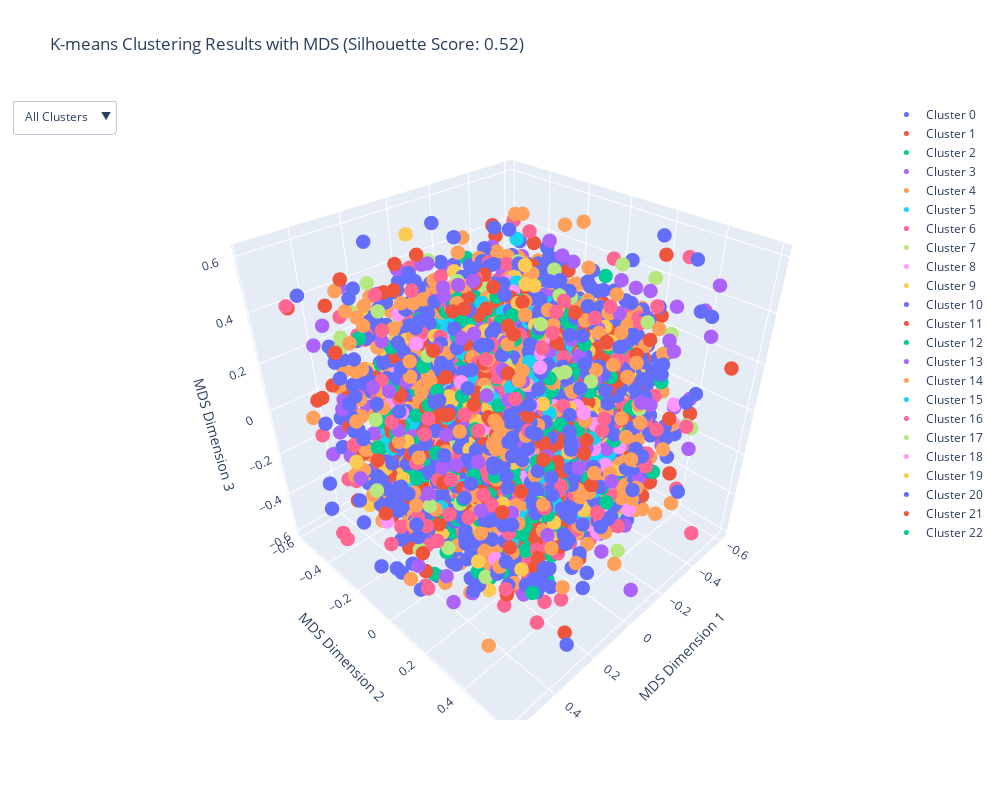
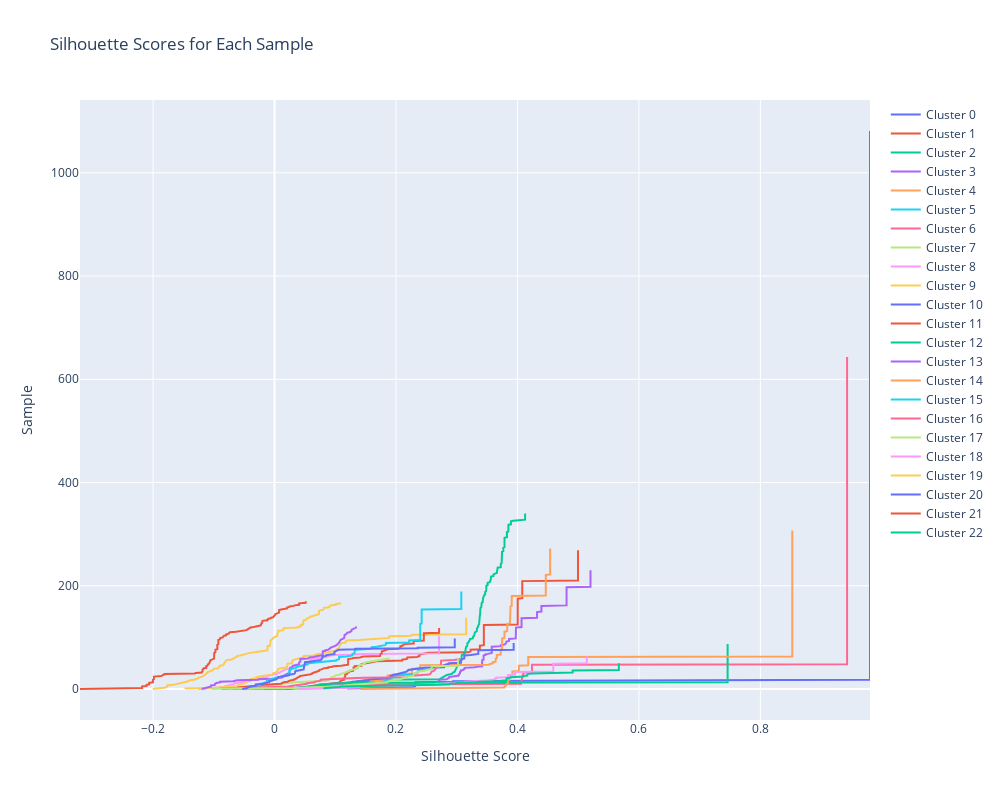

The code cell stored with these charts, in order, in its notebook:
### Code cell
# 클러스터 결과를 원본 데이터프레임에 추가
df_cleaned['Cluster'] = kmeans.labels_

# 실루엣 스코어 계산
silhouette_avg = silhouette_score(df_expanded, kmeans.labels_)
silhouette_values = silhouette_samples(df_expanded, kmeans.labels_)

# MDS를 사용하여 3D로 축소
mds = MDS(n_components=3, random_state=0, metric=False)
mds_components = mds.fit_transform(df_expanded)

# MDS 결과를 데이터프레임으로 변환
df_mds = pd.DataFrame(data=mds_components, columns=['MDS1', 'MDS2', 'MDS3'])
df_mds['Cluster'] = df_cleaned['Cluster']
df_mds['Silhouette'] = silhouette_values

# Plotly를 사용하여 MDS 결과 시각화
fig = go.Figure()

# 각 클러스터별로 데이터를 추가
for cluster in range(n_clusters):
    cluster_data = df_mds[df_mds['Cluster'] == cluster]
    fig.add_trace(go.Scatter3d(
        x=cluster_data['MDS1'],
        y=cluster_data['MDS2'],
        z=cluster_data['MDS3'],
        mode='markers',
        marker=dict(size=5),
        name=f'Cluster {cluster}',
        hovertext=cluster_data['Silhouette'],
        hoverinfo='text'
    ))

# 클러스터별로 볼 수 있게 버튼 추가
button_all = dict(label='All Clusters',
                  method='update',
                  args=[{'visible': [True] * n_clusters},
                        {'title': 'All Clusters'}])

buttons = [button_all]
for i in range(n_clusters):
    buttons.append(dict(label=f'Cluster {i}',
                        method='update',
                        args=[{'visible': [j == i for j in range(n_clusters)]},
                              {'title': f'Cluster {i}'}]))

fig.update_layout(
    updatemenus=[dict(type='dropdown',
                      showactive=True,
                      buttons=buttons)],
    title=f'K-means Clustering Results with MDS (Silhouette Score: {silhouette_avg:.2f})',
    scene=dict(
        xaxis_title='MDS Dimension 1',
        yaxis_title='MDS Dimension 2',
        zaxis_title='MDS Dimension 3'
    ),
    width=1000,  # 그래프 너비
    height=800   # 그래프 높이
)

fig.show()

# 실루엣 스코어 시각화
silhouette_fig = go.Figure()

for i in range(n_clusters):
    ith_cluster_silhouette_values = silhouette_values[df_cleaned['Cluster'] == i]
    ith_cluster_silhouette_values.sort()
    size_cluster_i = ith_cluster_silhouette_values.shape[0]
    y_upper = size_cluster_i
    silhouette_fig.add_trace(go.Scatter(
        y=list(range(y_upper)),
        x=ith_cluster_silhouette_values,
        mode='lines',
        name=f'Cluster {i}'
    ))

silhouette_fig.update_layout(
    title='Silhouette Scores for Each Sample',
    xaxis_title='Silhouette Score',
    yaxis_title='Sample',
    width=1000,  # 그래프 너비
    height=800   # 그래프 높이
)

silhouette_fig.show()
